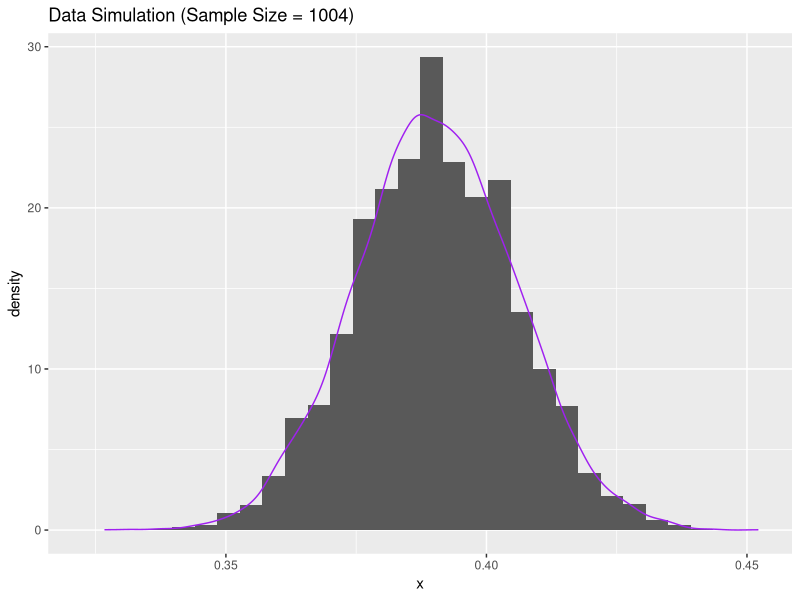
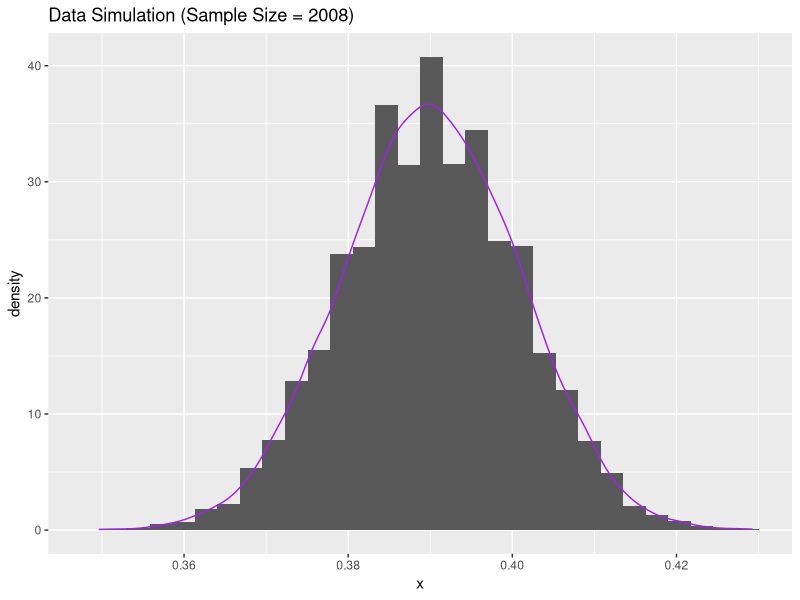
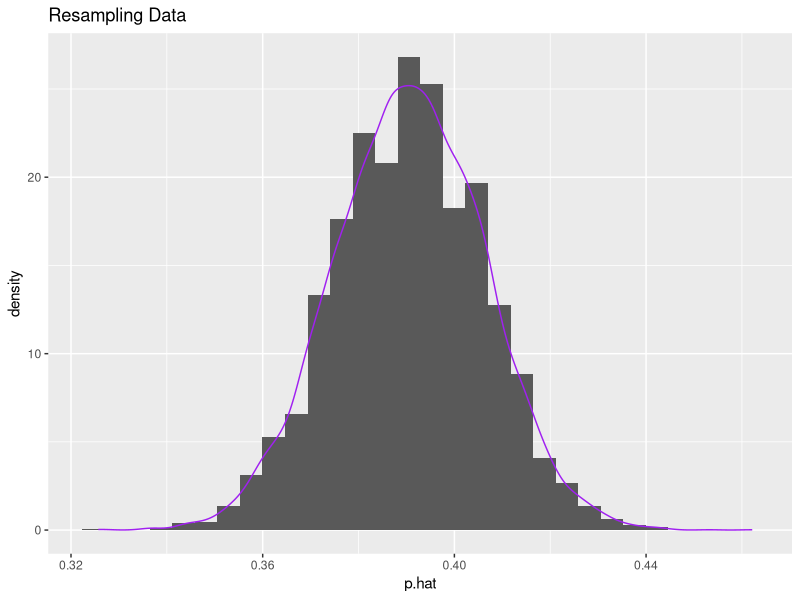

These charts were generated, in order, by the following R code: (Note: this script raises an error after producing the figures.)
####################################################################################################
# Lab 10

library(tidyverse)
####################################################################################################
# Task 1: Basic Simulation

# Use rbinom() to generate data
data_simulation_1 <- tibble(x=rbinom(10000, size = 1004, prob = 0.39)) /1004

# Plot a histogram of the data
ggplot(data = data_simulation_1, aes(x = x)) +
  geom_histogram(
    aes(y = ..density..),  
  ) +
  geom_density(
    color = "purple"
  ) +
  ggtitle("Data Simulation (Sample Size = 1004)")

# Shape is unimodal and centered around x=0.39 
# mean(data_simulation_1$x)


# What is the range of the middle 95%?

lower_bound <- quantile(data_simulation_1$x, 0.025) 
upper_bound <- quantile(data_simulation_1$x, 0.975) 
middle_range <- upper_bound - lower_bound

# Range of middle 95% is ~0.06

margin_of_error = middle_range/2

# Margin of error is ~0.03

# This margin of error of ~3% is better than Gallup's margin of error of 4%


###########################################################

# Task 1 Part 2: Repeat Simulation for Double Sample Size 

data_simulation_2 <- tibble(x=rbinom(10000, size = 1004*2, prob = 0.39)) /(1004*2)

# Plot a histogram of the data
ggplot(data = data_simulation_2, aes(x = x)) +
  geom_histogram(
    aes(y = ..density..),  
  ) +
  geom_density(
    color = "purple"
  ) + 
  ggtitle("Data Simulation (Sample Size = 2008)")

# What do we notice about the shape?
# Shape is unimodal and centered around x=0.39 
# mean(data_simulation_2$x)


# What is the range of the middle 95%?

lower_bound_2 <- quantile(data_simulation_2$x, 0.025) 
upper_bound_2 <- quantile(data_simulation_2$x, 0.975) 
middle_range_2 <- upper_bound_2 - lower_bound_2

# Range is ~0.06

margin_of_error_2 = middle_range_2/2

# Margin of error is ~2%

# This margin of error of ~2% is about equal to Gallup's margin of error of 2%



####################################################################################################
# Task 2: Resampling

# Create a df containing data from Gallup Survey

gallup_data <- tibble(
  response = c(rep(1, 392), rep(2, 592), rep(0, 20))
)

# Perform Resampling
R = 10000
resamples <- tibble(p.hat = numeric(R))

for( i in 1:R){
  # Take a resample
  resample <- sample(x = gallup_data$response,
                     size = 1004,
                     replace = T) 
  resamples$p.hat[i] <- mean(resample==1)
}

# Plot a histogram of the resampling data
ggplot(data = resamples, aes(x = p.hat)) +
  geom_histogram(
    aes(y = ..density..),  
  ) +
  geom_density(
    color = "purple"
  ) + 
  ggtitle("Resampling Data")

# What do we notice about the shape?
# Shape is unimodal and centered around x=0.39

# What is the range of the middle 95%?
lower_boundR <- quantile(resamples$p.hat, 0.025) 
upper_boundR <- quantile(resamples$p.hat, 0.975) 
middle_rangeR <- upper_boundR - lower_boundR
# Range of middle 95% is ~0.06

# What is the margin of error?
margin_of_error_R = middle_rangeR/2
# Margin of error is ~3%
# This margin of error of ~3% is better than Gallup's margin of error of 4%

####################################################################################################
# Task 3: Simulation over n and p

###########################################################

# Simulation over n

n <- seq(from = 100, to = 3000, by = 10)
margin_errors <- numeric(length(n))

for (i in 1:length(n)) {
  current_n <- n[i]
  # Generate 10000 simulations for current sample size
  simulations <- rbinom(10000, size = current_n, prob = 0.39) / current_n
  
  # Calculate percentiles
  lower_bound <- quantile(simulations, 0.025)
  upper_bound <- quantile(simulations, 0.975)
  
  # Store half the range (margin of error)
  margin_errors[i] <- (upper_bound - lower_bound) / 2
}

# Create a dataframe with results
simulation_results_n <- tibble(
  n = n,
  margin_of_error_n = margin_errors
)

###########################################################
# Simulation over p
p <- seq(from = 0.01, to = 0.99, by = 0.01)
margin_errors <- numeric(length(p))

for (i in 1:length(p)) {
  current_p <- p[i]
  # Generate 10000 simulations for current probability
  simulations <- rbinom(10000, size = 1004, prob = current_p) / 1004
  
  # Calculate percentiles
  lower_bound <- quantile(simulations, 0.025)
  upper_bound <- quantile(simulations, 0.975)
  
  # Store half the range (margin of error)
  margin_errors[i] <- (upper_bound - lower_bound) / 2
}

# Create a dataframe with results
simulation_results_p <- tibble(
  p = p,
  margin_of_error_p = margin_errors
)

###########################################################

# Create a geom_raster() plot








####################################################################################################
# Task 4: Actual Margin of Error Calculation

# Calculate Wilson Estimate



Numerator = X + (1/2)(Z^2)
Denominator = n + (Z^2)
Wilson_Estimate + Numerator/Denominator
